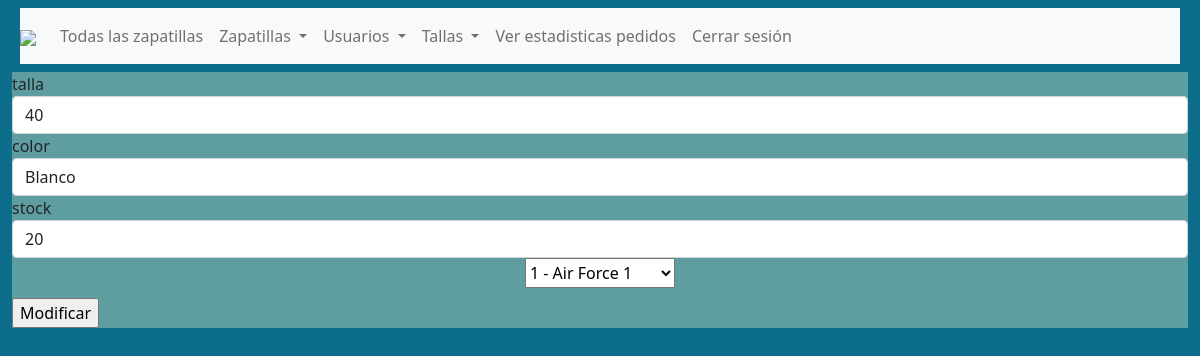
The page /modificartalla2.php?modificartalla=1 (signed in) on the database its author committed.
### tables this page shows
CREATE TABLE IF NOT EXISTS `tallas` (
  `id` int(11) NOT NULL AUTO_INCREMENT,
  `talla` int(11) NOT NULL,
  `color` varchar(30) NOT NULL,
  `stock` int(11) NOT NULL,
  `idzapatilla` int(11) NOT NULL,
  PRIMARY KEY (`id`),
  KEY `idzapatilla` (`idzapatilla`)
);

### modificartalla2.php (the view, shortened to what this page needs)
<?php
include "funciones.php";
$db = conectarbbdd();
if (!isset($_SESSION["usuario"])) header("Location:login.php");
else {
?>
    <!DOCTYPE html>
    <html lang="en">
    <head>
        <link href="https://cdn.jsdelivr.net/npm/bootstrap@5.0.0-beta1/dist/css/bootstrap.min.css" rel="stylesheet">
        <link rel="stylesheet" href="./css/index.css">
    </head>
    <body>
        <div class="container-fluid">
            <nav class="navbar navbar-expand-lg navbar-light bg-light m-2">
                <a class="navbar-brand" href="#"><img class="logo" src="./images/logo.png"></a>
                <div class="collapse navbar-collapse" id="navbarNavDropdown">
                    <ul class="navbar-nav">
                        <li class="nav-item">
                            <a class="nav-link" href="index.php">Todas las zapatillas</a>
                        </li>
                        <li class="nav-item">
                            <a class="nav-link" href="logout.php">Cerrar sesión</a>
                        </li>
                    </ul>
                </div>
            </nav>
            <form action="modificartalla2.php" method="post" class="formulario">
                <?php
                if(isset($_REQUEST["modificartalla"])){
                    $idtalla = $_REQUEST["modificartalla"];
                    $consultaColumnas = "SHOW COLUMNS FROM tallas";
                    $arrayColumnas = array();
                    try {
                        $resultado = $db->prepare($consultaColumnas);
                        $resultado->execute();
                        while ($columnas = $resultado->fetch(PDO::FETCH_ASSOC)) {
                            if ($columnas["Field"] != "id") array_push($arrayColumnas, $columnas["Field"]);
                        }
                        $consultazapatillas = "SELECT * from tallas where id=?";
                        $resultado = $db->prepare($consultazapatillas);
                        $resultado->execute([$idtalla]);
                        if ($resultado->rowCount() > 0) {
                            while ($columnas = $resultado->fetch(PDO::FETCH_ASSOC)) {
                                for ($i = 0; $i < count($arrayColumnas); $i++) {
                                    if($arrayColumnas[$i]!="idzapatilla"){
                ?>
                                    <div class="form-group">
                                        <label><?php print $arrayColumnas[$i]; ?></label>
                                            <input type="text" class="form-control" id="exampleInputEmail1" name="<?php print $arrayColumnas[$i]; ?>" value='<?php print $columnas[$arrayColumnas[$i]] ?>'>
                                    </div>
                <?php
                                    }else{
                                        $consultaCategorias="SELECT id,modelo from zapatillas";
                                $resultado2=$db->prepare($consultaCategorias);
                                $resultado2->execute();
                                print "<select name='idzapatilla'>";
                                while($columnas=$resultado2->fetch(PDO::FETCH_ASSOC))
                                print "<option>".$columnas["id"]." - ".$columnas["modelo"]."</option>";
                                print "</select>";
                                    }
                                }
                            }
                        }
                    } catch (PDOException $e) {
                        print $e->getMessage();
                    }
                }
                ?>
                <input type="submit" value="Modificar" name="cambiar">
            </form>
    </body>
<?php
}
?>
    </html>

### css/index.css (style rules this page uses)
.logo { width: 100px; }
body { background-color: rgb(13, 110, 139); }
select { display: block; margin: auto; margin-bottom: 10px; width: 150px; height: 30px; }
.formulario { background-color: cadetblue; }

### rows shown on the page
tallas: i "talla", talla "40", i "color", color "Blanco", i "stock", stock "20"

### other values the page prints
form field idzapatilla "1 - Air Force 1"
